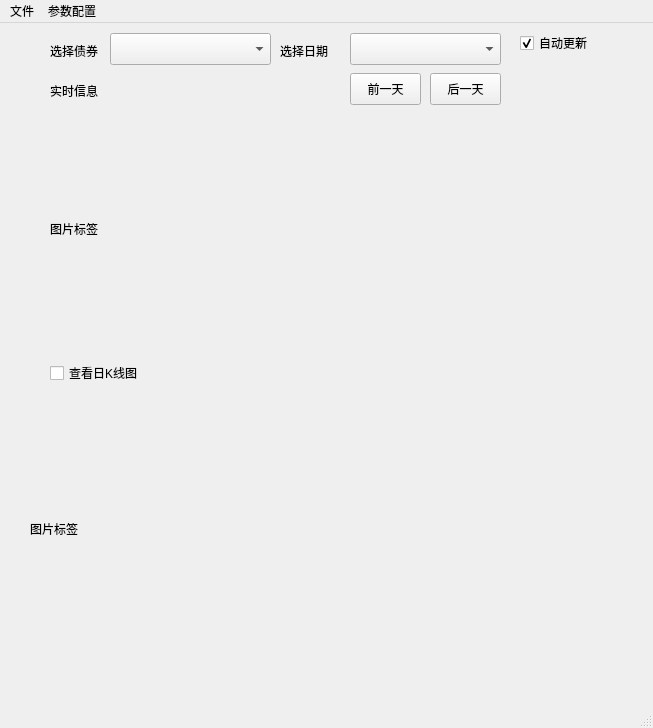
<?xml version="1.0" encoding="UTF-8"?>
<ui version="4.0">
 <class>MainWindow</class>
 <widget class="QMainWindow" name="MainWindow">
  <property name="geometry">
   <rect>
    <x>0</x>
    <y>0</y>
    <width>653</width>
    <height>728</height>
   </rect>
  </property>
  <property name="windowTitle">
   <string>可转债</string>
  </property>
  <widget class="QWidget" name="centralwidget">
   <widget class="QLabel" name="label">
    <property name="geometry">
     <rect>
      <x>50</x>
      <y>110</y>
      <width>581</width>
      <height>191</height>
     </rect>
    </property>
    <property name="text">
     <string>图片标签</string>
    </property>
   </widget>
   <widget class="QLabel" name="label_2">
    <property name="geometry">
     <rect>
      <x>50</x>
      <y>20</y>
      <width>60</width>
      <height>16</height>
     </rect>
    </property>
    <property name="text">
     <string>选择债券</string>
    </property>
   </widget>
   <widget class="QComboBox" name="comboBox">
    <property name="geometry">
     <rect>
      <x>110</x>
      <y>10</y>
      <width>161</width>
      <height>32</height>
     </rect>
    </property>
   </widget>
   <widget class="QLabel" name="label_3">
    <property name="geometry">
     <rect>
      <x>50</x>
      <y>60</y>
      <width>60</width>
      <height>16</height>
     </rect>
    </property>
    <property name="text">
     <string>实时信息</string>
    </property>
   </widget>
   <widget class="QCheckBox" name="checkBox">
    <property name="geometry">
     <rect>
      <x>520</x>
      <y>10</y>
      <width>86</width>
      <height>20</height>
     </rect>
    </property>
    <property name="text">
     <string>自动更新</string>
    </property>
    <property name="checked">
     <bool>true</bool>
    </property>
   </widget>
   <widget class="QLabel" name="label_4">
    <property name="geometry">
     <rect>
      <x>280</x>
      <y>20</y>
      <width>60</width>
      <height>16</height>
     </rect>
    </property>
    <property name="text">
     <string>选择日期</string>
    </property>
   </widget>
   <widget class="QComboBox" name="comboBox_2">
    <property name="geometry">
     <rect>
      <x>350</x>
      <y>10</y>
      <width>151</width>
      <height>32</height>
     </rect>
    </property>
    <property name="iconSize">
     <size>
      <width>16</width>
      <height>16</height>
     </size>
    </property>
   </widget>
   <widget class="QPushButton" name="pushButton">
    <property name="geometry">
     <rect>
      <x>350</x>
      <y>50</y>
      <width>71</width>
      <height>32</height>
     </rect>
    </property>
    <property name="text">
     <string>前一天</string>
    </property>
   </widget>
   <widget class="QPushButton" name="pushButton_2">
    <property name="geometry">
     <rect>
      <x>430</x>
      <y>50</y>
      <width>71</width>
      <height>32</height>
     </rect>
    </property>
    <property name="text">
     <string>后一天</string>
    </property>
   </widget>
   <widget class="QLabel" name="label_5">
    <property name="geometry">
     <rect>
      <x>30</x>
      <y>370</y>
      <width>580</width>
      <height>271</height>
     </rect>
    </property>
    <property name="text">
     <string>图片标签</string>
    </property>
   </widget>
   <widget class="QCheckBox" name="checkBox_2">
    <property name="geometry">
     <rect>
      <x>50</x>
      <y>340</y>
      <width>131</width>
      <height>20</height>
     </rect>
    </property>
    <property name="text">
     <string>查看日K线图</string>
    </property>
   </widget>
  </widget>
  <widget class="QMenuBar" name="menubar">
   <property name="geometry">
    <rect>
     <x>0</x>
     <y>0</y>
     <width>653</width>
     <height>24</height>
    </rect>
   </property>
   <widget class="QMenu" name="menu">
    <property name="title">
     <string>文件</string>
    </property>
    <addaction name="actiona"/>
    <addaction name="actionb"/>
   </widget>
   <widget class="QMenu" name="menu_2">
    <property name="title">
     <string>参数配置</string>
    </property>
    <addaction name="actiona_2"/>
    <addaction name="actionb_2"/>
   </widget>
   <addaction name="menu"/>
   <addaction name="menu_2"/>
  </widget>
  <widget class="QStatusBar" name="statusbar"/>
  <action name="actiona">
   <property name="text">
    <string>a</string>
   </property>
  </action>
  <action name="actionb">
   <property name="text">
    <string>b</string>
   </property>
  </action>
  <action name="actiona_2">
   <property name="text">
    <string>a</string>
   </property>
  </action>
  <action name="actionb_2">
   <property name="text">
    <string>b</string>
   </property>
  </action>
 </widget>
 <resources/>
 <connections/>
</ui>
